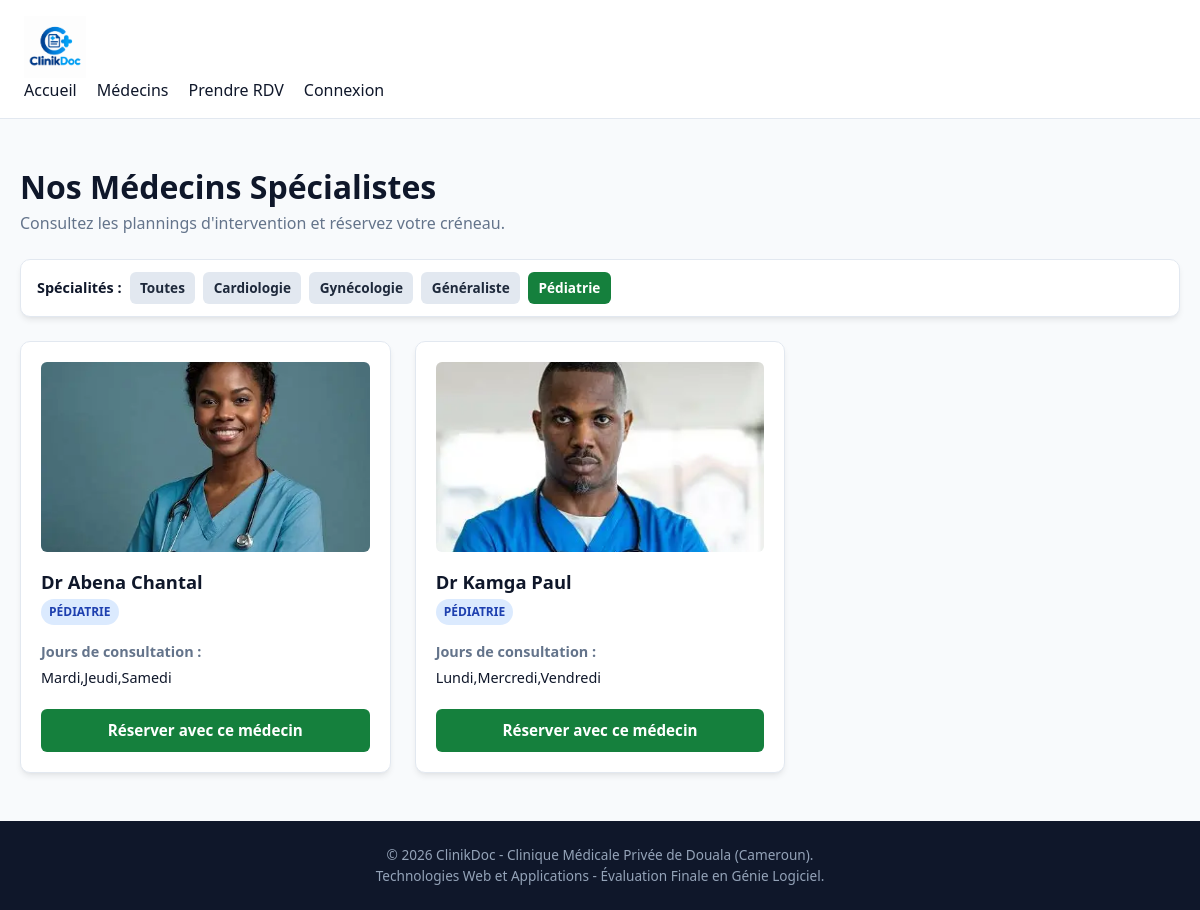
/medecins?specialite=Pédiatrie, run on an earlier commit of the app's database.
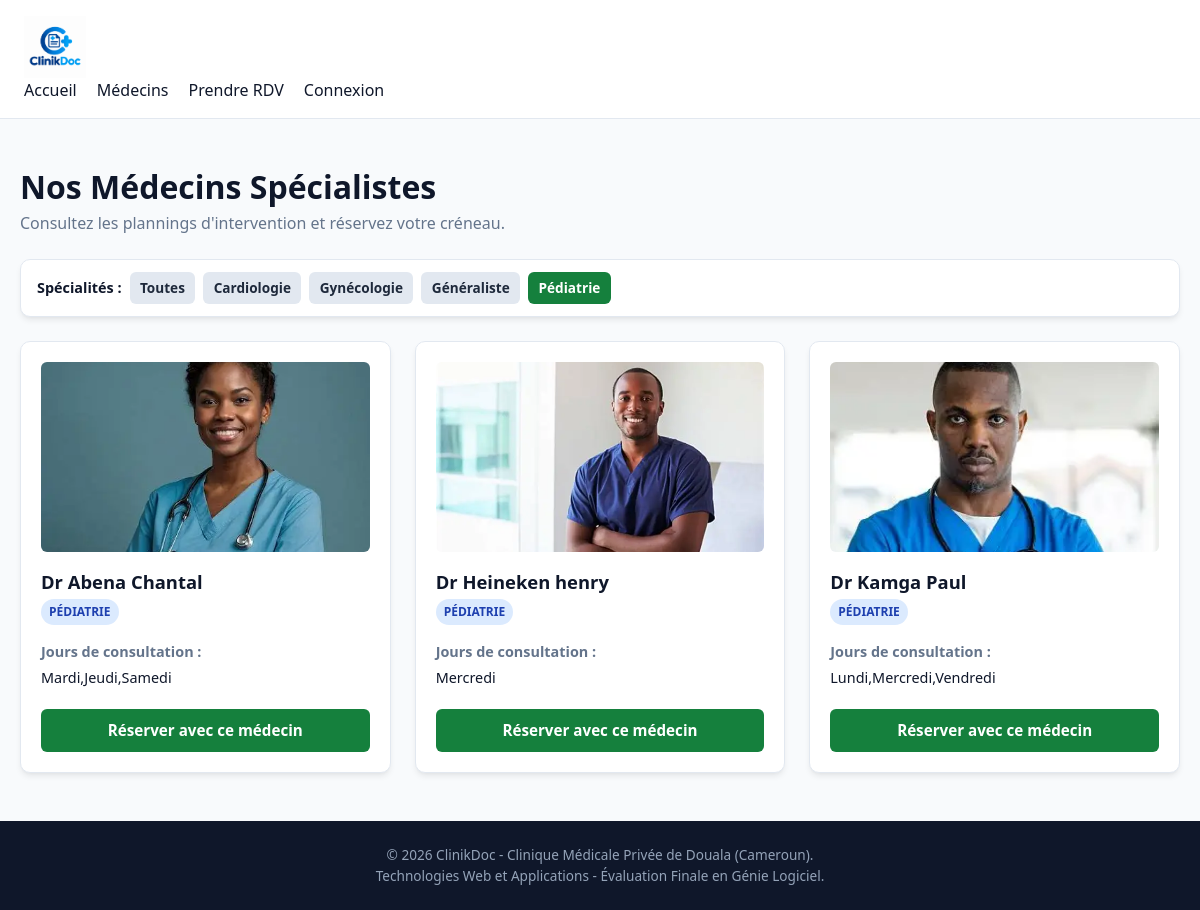
And on a later commit of the database.
### tables this page shows
CREATE TABLE medecins (
    id INTEGER PRIMARY KEY AUTOINCREMENT,
    nom TEXT NOT NULL,
    specialite TEXT NOT NULL CHECK (specialite IN ('Généraliste', 'Pédiatrie', 'Gynécologie', 'Cardiologie')),
    photo TEXT NOT NULL DEFAULT 'default_doc.png',
    jours_consultation TEXT NOT NULL, -- Ex: 'Lundi,Mardi,Jeudi'
    actif INTEGER NOT NULL DEFAULT 1 CHECK (actif IN (0, 1))
, login TEXT, empreinte TEXT);

### app.py (the view)
@app.route("/medecins")
def medecins():
    specialite = request.args.get("specialite", "").strip()
    db = get_db()
    specialites = [row["specialite"] for row in db.execute(
        "SELECT DISTINCT specialite FROM medecins WHERE actif = 1 ORDER BY specialite"
    ).fetchall()]
    if specialite and specialite in specialites:
        liste_medecins = db.execute(
            "SELECT * FROM medecins WHERE actif = 1 AND specialite = ? ORDER BY nom",
            (specialite,)
        ).fetchall()
    else:
        liste_medecins = db.execute(
            "SELECT * FROM medecins WHERE actif = 1 ORDER BY nom"
        ).fetchall()
    return render_template("medecins.html",
                           medecins=liste_medecins,
                           specialites=specialites,
                           specialite_active=specialite)

### app.py (called while the page is built, shortened)
def get_db():
    if "db" not in g:
        g.db = sqlite3.connect(app.config["DATABASE"])
        g.db.row_factory = sqlite3.Row  # Accès aux colonnes par leur nom
        g.db.execute("PRAGMA foreign_keys = ON;")
        colonnes = {row["name"] for row in g.db.execute("PRAGMA table_info(medecins)")}
        if "login" not in colonnes:
            g.db.execute("ALTER TABLE medecins ADD COLUMN login TEXT")
        if "empreinte" not in colonnes:
            g.db.execute("ALTER TABLE medecins ADD COLUMN empreinte TEXT")
        g.db.execute(
            "CREATE UNIQUE INDEX IF NOT EXISTS idx_medecins_login ON medecins(login) WHERE login IS NOT NULL"
        )
    return g.db

@app.teardown_appcontext
def fermer_db(exception=None):
    db = g.pop("db", None)
    if db is not None:
        db.close()

### templates/medecins.html (shortened to what this page needs)
{% extends "base.html" %}
{% block contenu %}
<div style="margin-bottom: 1.5rem;">
  <h1>Nos Médecins Spécialistes</h1>
  <p style="color: var(--text-muted);">Consultez les plannings d'intervention et réservez votre créneau.</p>
</div>
<div class="card" style="padding: 0.75rem 1rem; margin-bottom: 1.5rem;">
  <div style="display: flex; gap: 0.5rem; flex-wrap: wrap; align-items: center;">
    <span style="font-weight: 600; font-size: 0.9rem;">Spécialités :</span>
    <a href="{{ url_for('medecins') }}"
       class="btn btn-sm {% if not specialite_active %}btn-primary{% else %}btn-secondary{% endif %}">
       Toutes
    </a>
    {% for spec in specialites %}
      <a href="{{ url_for('medecins', specialite=spec) }}"
         class="btn btn-sm {% if specialite_active == spec %}btn-primary{% else %}btn-secondary{% endif %}">
         {{ spec }}
      </a>
    {% endfor %}
  </div>
</div>
<div class="grid-3">
  {% set portraits = ['OIP.webp', 'OIP (1).webp', 'OIP (2).webp', 'OIP (3).webp'] %}
  {% for medecin in medecins %}
    <article class="card">
      <img class="doctor-photo" src="{{ url_for('static', filename='images/' ~ portraits[(medecin.id - 1) % portraits|length]) }}" alt="Portrait de {{ medecin.nom }}">
      <div style="display: flex; align-items: center; gap: 1rem; margin-bottom: 1rem;">
        <div>
          <h2 style="font-size: 1.15rem; margin-bottom: 0.2rem;">{{ medecin.nom }}</h2>
          <span class="badge badge-prevu">{{ medecin.specialite }}</span>
        </div>
      </div>
      <div style="font-size: 0.9rem; margin-bottom: 1.25rem;">
        <p style="color: var(--text-muted); margin-bottom: 0.25rem;"><strong>Jours de consultation :</strong></p>
        <p>{{ medecin.jours_consultation }}</p>
      </div>
      <a href="{{ url_for('reserver', medecin_id=medecin.id) }}" class="btn btn-primary" style="width: 100%;">
        Réserver avec ce médecin
      </a>
    </article>
  {% else %}
    <p style="grid-column: 1 / -1; text-align: center; color: var(--text-muted);">Aucun médecin trouvé dans cette spécialité.</p>
  {% endfor %}
</div>
{% endblock %}

### templates/base.html (shortened to what this page needs)
<!DOCTYPE html>
<html lang="fr">
<head>
  <link rel="stylesheet" href="{{ url_for('static', filename='css/style.css') }}">
</head>
<body>
  <header class="site-header">
    <div class="header-container">
      <a href="{{ url_for('index') }}" class="logo-area" aria-label="Accueil ClinikDoc">
        <img class="logo-image" src="{{ url_for('static', filename='images/Logo médical ClinikDoc en bleu.png') }}" alt="ClinikDoc">
      </a>
      <nav class="main-nav" id="main-nav">
        <a href="{{ url_for('index') }}">Accueil</a>
        <a href="{{ url_for('medecins') }}">Médecins</a>
        <a href="{{ url_for('reserver') }}">Prendre RDV</a>
        {% if session.get('admin_id') %}
          <a href="{{ url_for('admin_planning') }}" class="admin-badge">Planning Admin</a>
          <a href="{{ url_for('admin_patients') }}">Patients</a>
          <a href="{{ url_for('admin_statistiques') }}">Statistiques</a>
          <a href="{{ url_for('admin_ajouter_medecin') }}">Ajouter médecin</a>
          <form action="{{ url_for('deconnexion') }}" method="POST" style="display:inline;">
            <button type="submit" class="btn btn-sm btn-secondary">Déconnexion</button>
          </form>
        {% elif session.get('medecin_id') %}
          <a href="{{ url_for('espace_medecin') }}" class="admin-badge">Mon planning</a>
          <form action="{{ url_for('deconnexion') }}" method="POST" style="display:inline;">
            <button type="submit" class="btn btn-sm btn-secondary">Déconnexion</button>
          </form>
        {% else %}
          <a href="{{ url_for('connexion') }}">Connexion</a>
        {% endif %}
      </nav>
    </div>
  </header>
  <main class="main-content">
    {% block contenu %}{% endblock %}
  </main>
  <footer class="site-footer">
    <p>&copy; 2026 ClinikDoc - Clinique Médicale Privée de Douala (Cameroun).</p>
    <p>Technologies Web et Applications - Évaluation Finale en Génie Logiciel.</p>
  </footer>
</body>
</html>

### static/css/style.css (style rules this page uses)
:root { --primary: #15803d; --primary-hover: #166534; --primary-light: #dcfce7; --secondary: #0284c7; --accent: #f97316; --bg-page: #f8fafc; --bg-card: #ffffff; --text-main: #0f172a; --text-muted: #64748b; --border-color: #e2e8f0; --danger: #dc2626; --danger-light: #fee2e2; --success: #16a34a; --radius-sm: 6px; --radius-md: 10px; --shadow: 0 4px 6px -1px rgba(0, 0, 0, 0.08), 0 2px 4px -2px rgba(0, 0, 0, 0.05); }
*, *::before, *::after { box-sizing: border-box; margin: 0; padding: 0; }
body { font-family: system-ui, -apple-system, "Segoe UI", Roboto, Helvetica, Arial, sans-serif; background-color: var(--bg-page); color: var(--text-main); line-height: 1.5; display: flex; flex-direction: column; min-height: 100vh; }
img { max-width: 100%; height: auto; display: block; }
a { color: var(--secondary); text-decoration: none; }
.site-header { background-color: var(--bg-card); border-bottom: 1px solid var(--border-color); position: sticky; top: 0; z-index: 50; animation: page-enter 0.45s ease-out both; }
.header-container { display: flex; flex-wrap: wrap; align-items: center; justify-content: space-between; padding: 0.85rem 1.25rem; max-width: 1200px; margin: 0 auto; }
.logo-area { display: flex; align-items: center; gap: 0.5rem; font-size: 1.35rem; font-weight: 700; color: var(--primary); }
.logo-image { width: 62px; height: 62px; object-fit: contain; transition: transform 0.25s ease; }
.doctor-photo { width: 100%; height: 190px; object-fit: cover; object-position: center 30%; border-radius: var(--radius-sm); margin-bottom: 1rem; }
.main-nav { display: none; flex-direction: column; flex-basis: 100%; width: 100%; padding: 0.5rem 1.25rem 1rem; background-color: var(--bg-card); border-bottom: 1px solid var(--border-color); }
.main-nav a, .main-nav button { padding: 0.6rem 0; font-weight: 500; color: var(--text-main); border-bottom: 1px solid var(--border-color); background: none; border-left: none; border-right: none; border-top: none; text-align: left; cursor: pointer; }
.main-content { flex: 1; max-width: 1200px; width: 100%; margin: 0 auto; padding: 1.5rem 1.25rem; animation: page-enter 0.55s ease-out both; }
.btn { display: inline-block; padding: 0.65rem 1.25rem; font-size: 0.95rem; font-weight: 600; border-radius: var(--radius-sm); border: none; cursor: pointer; text-align: center; transition: background-color 0.2s ease, transform 0.2s ease, box-shadow 0.2s ease; }
.btn-primary { background-color: var(--primary); color: #ffffff; }
.btn-secondary { background-color: #e2e8f0; color: #1e293b; }
.btn-sm { padding: 0.35rem 0.65rem; font-size: 0.85rem; }
.card { background-color: var(--bg-card); border: 1px solid var(--border-color); border-radius: var(--radius-md); padding: 1.25rem; box-shadow: var(--shadow); margin-bottom: 1.5rem; animation: card-enter 0.5s ease-out both; transition: transform 0.25s ease, box-shadow 0.25s ease; }
.grid-3 > .card:nth-child(2), .grid-4 > .card:nth-child(2) { animation-delay: 0.08s; }
.grid-3 > .card:nth-child(3), .grid-4 > .card:nth-child(3) { animation-delay: 0.16s; }
.badge { display: inline-block; padding: 0.25rem 0.5rem; font-size: 0.75rem; font-weight: 700; text-transform: uppercase; border-radius: 9999px; }
.badge-prevu { background-color: #dbeafe; color: #1e40af; }
.site-footer { background-color: #0f172a; color: #94a3b8; padding: 1.5rem 1.25rem; font-size: 0.85rem; text-align: center; margin-top: auto; }
@media (min-width: 640px) { .header-container { padding: 1rem 1.5rem; } }
@media (min-width: 640px) { .main-nav { display: flex; flex-direction: row; align-items: center; gap: 1.25rem; width: auto; padding: 0; border-bottom: none; } }
@media (min-width: 640px) { .main-nav a, .main-nav button { padding: 0; border: none; } }
@media (min-width: 1024px) { .grid-3 { display: grid; grid-template-columns: repeat(3, 1fr); gap: 1.5rem; } }

What changed in the data, as far as the page shows it:
added medecins: shows a picture, nom "Dr Heineken henry", specialite "PÉDIATRIE", jours_consultation "Mercredi"
